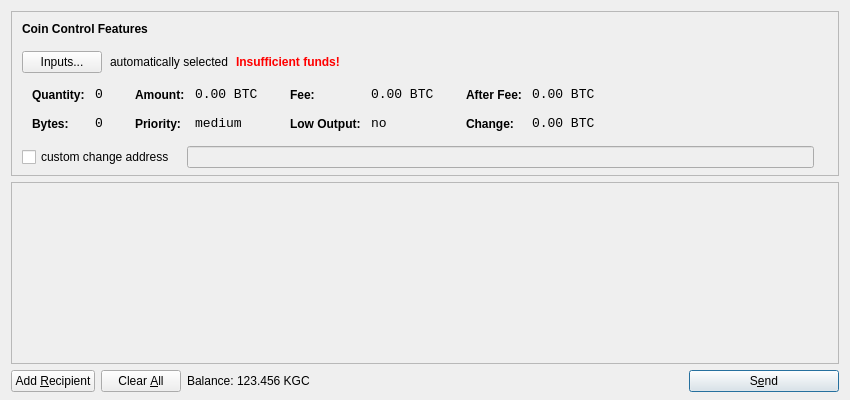
<?xml version="1.0" encoding="UTF-8"?>
<ui version="4.0">
 <class>SendCoinsDialog</class>
 <widget class="QDialog" name="SendCoinsDialog">
  <property name="geometry">
   <rect>
    <x>0</x>
    <y>0</y>
    <width>850</width>
    <height>400</height>
   </rect>
  </property>
  <property name="windowTitle">
   <string>Send Coins</string>
  </property>
  <layout class="QVBoxLayout" name="verticalLayout" stretch="0,1,0">
   <property name="bottomMargin">
    <number>8</number>
   </property>
   <item>
    <widget class="QFrame" name="frameCoinControl">
     <property name="sizePolicy">
      <sizepolicy hsizetype="Expanding" vsizetype="Expanding">
       <horstretch>0</horstretch>
       <verstretch>0</verstretch>
      </sizepolicy>
     </property>
     <property name="maximumSize">
      <size>
       <width>16777215</width>
       <height>16777215</height>
      </size>
     </property>
     <property name="frameShape">
      <enum>QFrame::StyledPanel</enum>
     </property>
     <property name="frameShadow">
      <enum>QFrame::Sunken</enum>
     </property>
     <layout class="QVBoxLayout" name="verticalLayoutCoinControl2">
      <property name="spacing">
       <number>-1</number>
      </property>
      <property name="leftMargin">
       <number>0</number>
      </property>
      <property name="topMargin">
       <number>0</number>
      </property>
      <property name="rightMargin">
       <number>0</number>
      </property>
      <property name="bottomMargin">
       <number>6</number>
      </property>
      <item>
       <layout class="QVBoxLayout" name="verticalLayoutCoinControl" stretch="0,0,0,0,1">
        <property name="spacing">
         <number>0</number>
        </property>
        <property name="leftMargin">
         <number>10</number>
        </property>
        <property name="topMargin">
         <number>10</number>
        </property>
        <item>
         <layout class="QHBoxLayout" name="horizontalLayoutCoinControl1">
          <property name="bottomMargin">
           <number>15</number>
          </property>
          <item>
           <widget class="QLabel" name="labelCoinControlFeatures">
            <property name="sizePolicy">
             <sizepolicy hsizetype="Preferred" vsizetype="Maximum">
              <horstretch>0</horstretch>
              <verstretch>0</verstretch>
             </sizepolicy>
            </property>
            <property name="font">
             <font>
              <weight>75</weight>
              <bold>true</bold>
             </font>
            </property>
            <property name="styleSheet">
             <string notr="true">font-weight:bold;</string>
            </property>
            <property name="text">
             <string>Coin Control Features</string>
            </property>
           </widget>
          </item>
         </layout>
        </item>
        <item>
         <layout class="QHBoxLayout" name="horizontalLayoutCoinControl2" stretch="0,0,0,0">
          <property name="spacing">
           <number>8</number>
          </property>
          <property name="bottomMargin">
           <number>10</number>
          </property>
          <item>
           <widget class="QPushButton" name="pushButtonCoinControl">
            <property name="styleSheet">
             <string notr="true"/>
            </property>
            <property name="text">
             <string>Inputs...</string>
            </property>
           </widget>
          </item>
          <item>
           <widget class="QLabel" name="labelCoinControlAutomaticallySelected">
            <property name="text">
             <string>automatically selected</string>
            </property>
            <property name="margin">
             <number>5</number>
            </property>
           </widget>
          </item>
          <item>
           <widget class="QLabel" name="labelCoinControlInsuffFunds">
            <property name="font">
             <font>
              <weight>75</weight>
              <bold>true</bold>
             </font>
            </property>
            <property name="styleSheet">
             <string notr="true">color:red;font-weight:bold;</string>
            </property>
            <property name="text">
             <string>Insufficient funds!</string>
            </property>
            <property name="margin">
             <number>5</number>
            </property>
           </widget>
          </item>
          <item>
           <spacer name="horizontalSpacerCoinControl">
            <property name="orientation">
             <enum>Qt::Horizontal</enum>
            </property>
            <property name="sizeHint" stdset="0">
             <size>
              <width>40</width>
              <height>1</height>
             </size>
            </property>
           </spacer>
          </item>
         </layout>
        </item>
        <item>
         <widget class="QWidget" name="widgetCoinControl" native="true">
          <property name="sizePolicy">
           <sizepolicy hsizetype="Preferred" vsizetype="Preferred">
            <horstretch>0</horstretch>
            <verstretch>0</verstretch>
           </sizepolicy>
          </property>
          <property name="minimumSize">
           <size>
            <width>0</width>
            <height>0</height>
           </size>
          </property>
          <property name="styleSheet">
           <string notr="true"/>
          </property>
          <layout class="QHBoxLayout" name="horizontalLayoutCoinControl5">
           <property name="margin">
            <number>0</number>
           </property>
           <item>
            <layout class="QHBoxLayout" name="horizontalLayoutCoinControl3" stretch="0,0,0,1">
             <property name="spacing">
              <number>20</number>
             </property>
             <property name="topMargin">
              <number>0</number>
             </property>
             <property name="bottomMargin">
              <number>10</number>
             </property>
             <item>
              <layout class="QFormLayout" name="formLayoutCoinControl1">
               <property name="horizontalSpacing">
                <number>10</number>
               </property>
               <property name="verticalSpacing">
                <number>14</number>
               </property>
               <property name="leftMargin">
                <number>10</number>
               </property>
               <property name="topMargin">
                <number>4</number>
               </property>
               <property name="rightMargin">
                <number>6</number>
               </property>
               <item row="0" column="0">
                <widget class="QLabel" name="labelCoinControlQuantityText">
                 <property name="styleSheet">
                  <string notr="true">font-weight:bold;</string>
                 </property>
                 <property name="text">
                  <string>Quantity:</string>
                 </property>
                 <property name="margin">
                  <number>0</number>
                 </property>
                </widget>
               </item>
               <item row="0" column="1">
                <widget class="QLabel" name="labelCoinControlQuantity">
                 <property name="font">
                  <font>
                   <family>Monospace</family>
                   <pointsize>10</pointsize>
                  </font>
                 </property>
                 <property name="cursor">
                  <cursorShape>IBeamCursor</cursorShape>
                 </property>
                 <property name="contextMenuPolicy">
                  <enum>Qt::ActionsContextMenu</enum>
                 </property>
                 <property name="text">
                  <string notr="true">0</string>
                 </property>
                 <property name="margin">
                  <number>0</number>
                 </property>
                 <property name="textInteractionFlags">
                  <set>Qt::LinksAccessibleByMouse|Qt::TextSelectableByKeyboard|Qt::TextSelectableByMouse</set>
                 </property>
                </widget>
               </item>
               <item row="1" column="0">
                <widget class="QLabel" name="labelCoinControlBytesText">
                 <property name="styleSheet">
                  <string notr="true">font-weight:bold;</string>
                 </property>
                 <property name="text">
                  <string>Bytes:</string>
                 </property>
                </widget>
               </item>
               <item row="1" column="1">
                <widget class="QLabel" name="labelCoinControlBytes">
                 <property name="font">
                  <font>
                   <family>Monospace</family>
                   <pointsize>10</pointsize>
                  </font>
                 </property>
                 <property name="cursor">
                  <cursorShape>IBeamCursor</cursorShape>
                 </property>
                 <property name="contextMenuPolicy">
                  <enum>Qt::ActionsContextMenu</enum>
                 </property>
                 <property name="text">
                  <string notr="true">0</string>
                 </property>
                 <property name="textInteractionFlags">
                  <set>Qt::LinksAccessibleByMouse|Qt::TextSelectableByKeyboard|Qt::TextSelectableByMouse</set>
                 </property>
                </widget>
               </item>
              </layout>
             </item>
             <item>
              <layout class="QFormLayout" name="formLayoutCoinControl2">
               <property name="horizontalSpacing">
                <number>10</number>
               </property>
               <property name="verticalSpacing">
                <number>14</number>
               </property>
               <property name="leftMargin">
                <number>6</number>
               </property>
               <property name="topMargin">
                <number>4</number>
               </property>
               <property name="rightMargin">
                <number>6</number>
               </property>
               <item row="0" column="0">
                <widget class="QLabel" name="labelCoinControlAmountText">
                 <property name="styleSheet">
                  <string notr="true">font-weight:bold;</string>
                 </property>
                 <property name="text">
                  <string>Amount:</string>
                 </property>
                 <property name="margin">
                  <number>0</number>
                 </property>
                </widget>
               </item>
               <item row="0" column="1">
                <widget class="QLabel" name="labelCoinControlAmount">
                 <property name="font">
                  <font>
                   <family>Monospace</family>
                   <pointsize>10</pointsize>
                  </font>
                 </property>
                 <property name="cursor">
                  <cursorShape>IBeamCursor</cursorShape>
                 </property>
                 <property name="contextMenuPolicy">
                  <enum>Qt::ActionsContextMenu</enum>
                 </property>
                 <property name="text">
                  <string notr="true">0.00 BTC</string>
                 </property>
                 <property name="textInteractionFlags">
                  <set>Qt::LinksAccessibleByMouse|Qt::TextSelectableByKeyboard|Qt::TextSelectableByMouse</set>
                 </property>
                </widget>
               </item>
               <item row="1" column="0">
                <widget class="QLabel" name="labelCoinControlPriorityText">
                 <property name="styleSheet">
                  <string notr="true">font-weight:bold;</string>
                 </property>
                 <property name="text">
                  <string>Priority:</string>
                 </property>
                </widget>
               </item>
               <item row="1" column="1">
                <widget class="QLabel" name="labelCoinControlPriority">
                 <property name="font">
                  <font>
                   <family>Monospace</family>
                   <pointsize>10</pointsize>
                  </font>
                 </property>
                 <property name="cursor">
                  <cursorShape>IBeamCursor</cursorShape>
                 </property>
                 <property name="contextMenuPolicy">
                  <enum>Qt::ActionsContextMenu</enum>
                 </property>
                 <property name="text">
                  <string>medium</string>
                 </property>
                 <property name="textInteractionFlags">
                  <set>Qt::LinksAccessibleByMouse|Qt::TextSelectableByKeyboard|Qt::TextSelectableByMouse</set>
                 </property>
                </widget>
               </item>
              </layout>
             </item>
             <item>
              <layout class="QFormLayout" name="formLayoutCoinControl3">
               <property name="horizontalSpacing">
                <number>10</number>
               </property>
               <property name="verticalSpacing">
                <number>14</number>
               </property>
               <property name="leftMargin">
                <number>6</number>
               </property>
               <property name="topMargin">
                <number>4</number>
               </property>
               <property name="rightMargin">
                <number>6</number>
               </property>
               <item row="0" column="0">
                <widget class="QLabel" name="labelCoinControlFeeText">
                 <property name="styleSheet">
                  <string notr="true">font-weight:bold;</string>
                 </property>
                 <property name="text">
                  <string>Fee:</string>
                 </property>
                 <property name="margin">
                  <number>0</number>
                 </property>
                </widget>
               </item>
               <item row="0" column="1">
                <widget class="QLabel" name="labelCoinControlFee">
                 <property name="font">
                  <font>
                   <family>Monospace</family>
                   <pointsize>10</pointsize>
                  </font>
                 </property>
                 <property name="cursor">
                  <cursorShape>IBeamCursor</cursorShape>
                 </property>
                 <property name="contextMenuPolicy">
                  <enum>Qt::ActionsContextMenu</enum>
                 </property>
                 <property name="text">
                  <string notr="true">0.00 BTC</string>
                 </property>
                 <property name="textInteractionFlags">
                  <set>Qt::LinksAccessibleByMouse|Qt::TextSelectableByKeyboard|Qt::TextSelectableByMouse</set>
                 </property>
                </widget>
               </item>
               <item row="1" column="0">
                <widget class="QLabel" name="labelCoinControlLowOutputText">
                 <property name="styleSheet">
                  <string notr="true">font-weight:bold;</string>
                 </property>
                 <property name="text">
                  <string>Low Output:</string>
                 </property>
                </widget>
               </item>
               <item row="1" column="1">
                <widget class="QLabel" name="labelCoinControlLowOutput">
                 <property name="font">
                  <font>
                   <family>Monospace</family>
                   <pointsize>10</pointsize>
                  </font>
                 </property>
                 <property name="cursor">
                  <cursorShape>IBeamCursor</cursorShape>
                 </property>
                 <property name="contextMenuPolicy">
                  <enum>Qt::ActionsContextMenu</enum>
                 </property>
                 <property name="text">
                  <string>no</string>
                 </property>
                 <property name="textInteractionFlags">
                  <set>Qt::LinksAccessibleByMouse|Qt::TextSelectableByKeyboard|Qt::TextSelectableByMouse</set>
                 </property>
                </widget>
               </item>
              </layout>
             </item>
             <item>
              <layout class="QFormLayout" name="formLayoutCoinControl4">
               <property name="horizontalSpacing">
                <number>10</number>
               </property>
               <property name="verticalSpacing">
                <number>14</number>
               </property>
               <property name="leftMargin">
                <number>6</number>
               </property>
               <property name="topMargin">
                <number>4</number>
               </property>
               <property name="rightMargin">
                <number>6</number>
               </property>
               <item row="0" column="0">
                <widget class="QLabel" name="labelCoinControlAfterFeeText">
                 <property name="styleSheet">
                  <string notr="true">font-weight:bold;</string>
                 </property>
                 <property name="text">
                  <string>After Fee:</string>
                 </property>
                 <property name="margin">
                  <number>0</number>
                 </property>
                </widget>
               </item>
               <item row="0" column="1">
                <widget class="QLabel" name="labelCoinControlAfterFee">
                 <property name="font">
                  <font>
                   <family>Monospace</family>
                   <pointsize>10</pointsize>
                  </font>
                 </property>
                 <property name="cursor">
                  <cursorShape>IBeamCursor</cursorShape>
                 </property>
                 <property name="contextMenuPolicy">
                  <enum>Qt::ActionsContextMenu</enum>
                 </property>
                 <property name="text">
                  <string notr="true">0.00 BTC</string>
                 </property>
                 <property name="textInteractionFlags">
                  <set>Qt::LinksAccessibleByMouse|Qt::TextSelectableByKeyboard|Qt::TextSelectableByMouse</set>
                 </property>
                </widget>
               </item>
               <item row="1" column="0">
                <widget class="QLabel" name="labelCoinControlChangeText">
                 <property name="styleSheet">
                  <string notr="true">font-weight:bold;</string>
                 </property>
                 <property name="text">
                  <string>Change:</string>
                 </property>
                </widget>
               </item>
               <item row="1" column="1">
                <widget class="QLabel" name="labelCoinControlChange">
                 <property name="font">
                  <font>
                   <family>Monospace</family>
                   <pointsize>10</pointsize>
                  </font>
                 </property>
                 <property name="cursor">
                  <cursorShape>IBeamCursor</cursorShape>
                 </property>
                 <property name="contextMenuPolicy">
                  <enum>Qt::ActionsContextMenu</enum>
                 </property>
                 <property name="text">
                  <string notr="true">0.00 BTC</string>
                 </property>
                 <property name="textInteractionFlags">
                  <set>Qt::LinksAccessibleByMouse|Qt::TextSelectableByKeyboard|Qt::TextSelectableByMouse</set>
                 </property>
                </widget>
               </item>
              </layout>
             </item>
            </layout>
           </item>
          </layout>
         </widget>
        </item>
        <item>
         <layout class="QHBoxLayout" name="horizontalLayoutCoinControl4" stretch="0,0,0">
          <property name="spacing">
           <number>12</number>
          </property>
          <property name="sizeConstraint">
           <enum>QLayout::SetDefaultConstraint</enum>
          </property>
          <property name="topMargin">
           <number>5</number>
          </property>
          <property name="rightMargin">
           <number>5</number>
          </property>
          <item>
           <widget class="QCheckBox" name="checkBoxCoinControlChange">
            <property name="text">
             <string>custom change address</string>
            </property>
           </widget>
          </item>
          <item>
           <widget class="QLineEdit" name="lineEditCoinControlChange">
            <property name="enabled">
             <bool>false</bool>
            </property>
            <property name="sizePolicy">
             <sizepolicy hsizetype="Expanding" vsizetype="Fixed">
              <horstretch>0</horstretch>
              <verstretch>0</verstretch>
             </sizepolicy>
            </property>
           </widget>
          </item>
          <item>
           <widget class="QLabel" name="labelCoinControlChangeLabel">
            <property name="sizePolicy">
             <sizepolicy hsizetype="Preferred" vsizetype="Expanding">
              <horstretch>0</horstretch>
              <verstretch>0</verstretch>
             </sizepolicy>
            </property>
            <property name="minimumSize">
             <size>
              <width>0</width>
              <height>0</height>
             </size>
            </property>
            <property name="text">
             <string/>
            </property>
            <property name="margin">
             <number>3</number>
            </property>
           </widget>
          </item>
         </layout>
        </item>
        <item>
         <spacer name="verticalSpacerCoinControl">
          <property name="orientation">
           <enum>Qt::Vertical</enum>
          </property>
          <property name="sizeHint" stdset="0">
           <size>
            <width>800</width>
            <height>1</height>
           </size>
          </property>
         </spacer>
        </item>
       </layout>
      </item>
     </layout>
    </widget>
   </item>
   <item>
    <widget class="QScrollArea" name="scrollArea">
     <property name="widgetResizable">
      <bool>true</bool>
     </property>
     <widget class="QWidget" name="scrollAreaWidgetContents">
      <property name="geometry">
       <rect>
        <x>0</x>
        <y>0</y>
        <width>830</width>
        <height>165</height>
       </rect>
      </property>
      <layout class="QVBoxLayout" name="verticalLayout_2">
       <property name="margin">
        <number>0</number>
       </property>
       <item>
        <layout class="QVBoxLayout" name="entries">
         <property name="spacing">
          <number>6</number>
         </property>
        </layout>
       </item>
       <item>
        <spacer name="verticalSpacer">
         <property name="orientation">
          <enum>Qt::Vertical</enum>
         </property>
         <property name="sizeHint" stdset="0">
          <size>
           <width>20</width>
           <height>40</height>
          </size>
         </property>
        </spacer>
       </item>
      </layout>
     </widget>
    </widget>
   </item>
   <item>
    <layout class="QHBoxLayout" name="horizontalLayout">
     <item>
      <widget class="QPushButton" name="addButton">
       <property name="toolTip">
        <string>Send to multiple recipients at once</string>
       </property>
       <property name="text">
        <string>Add &amp;Recipient</string>
       </property>
       <property name="icon">
        <iconset resource="../bitcoin.qrc">
         <normaloff>:/icons/add</normaloff>:/icons/add</iconset>
       </property>
       <property name="autoDefault">
        <bool>false</bool>
       </property>
      </widget>
     </item>
     <item>
      <widget class="QPushButton" name="clearButton">
       <property name="sizePolicy">
        <sizepolicy hsizetype="Minimum" vsizetype="Fixed">
         <horstretch>0</horstretch>
         <verstretch>0</verstretch>
        </sizepolicy>
       </property>
       <property name="toolTip">
        <string>Remove all transaction fields</string>
       </property>
       <property name="text">
        <string>Clear &amp;All</string>
       </property>
       <property name="icon">
        <iconset resource="../bitcoin.qrc">
         <normaloff>:/icons/remove</normaloff>:/icons/remove</iconset>
       </property>
       <property name="autoRepeatDelay">
        <number>300</number>
       </property>
       <property name="autoDefault">
        <bool>false</bool>
       </property>
      </widget>
     </item>
     <item>
      <layout class="QHBoxLayout" name="horizontalLayout_2">
       <property name="spacing">
        <number>3</number>
       </property>
       <item>
        <widget class="QLabel" name="label">
         <property name="text">
          <string>Balance:</string>
         </property>
        </widget>
       </item>
       <item>
        <widget class="QLabel" name="labelBalance">
         <property name="cursor">
          <cursorShape>IBeamCursor</cursorShape>
         </property>
         <property name="text">
          <string>123.456 KGC</string>
         </property>
         <property name="textInteractionFlags">
          <set>Qt::LinksAccessibleByMouse|Qt::TextSelectableByKeyboard|Qt::TextSelectableByMouse</set>
         </property>
        </widget>
       </item>
      </layout>
     </item>
     <item>
      <spacer name="horizontalSpacer">
       <property name="orientation">
        <enum>Qt::Horizontal</enum>
       </property>
       <property name="sizeHint" stdset="0">
        <size>
         <width>40</width>
         <height>20</height>
        </size>
       </property>
      </spacer>
     </item>
     <item>
      <widget class="QPushButton" name="sendButton">
       <property name="minimumSize">
        <size>
         <width>150</width>
         <height>0</height>
        </size>
       </property>
       <property name="toolTip">
        <string>Confirm the send action</string>
       </property>
       <property name="text">
        <string>S&amp;end</string>
       </property>
       <property name="icon">
        <iconset resource="../bitcoin.qrc">
         <normaloff>:/icons/send</normaloff>:/icons/send</iconset>
       </property>
       <property name="default">
        <bool>true</bool>
       </property>
      </widget>
     </item>
    </layout>
   </item>
  </layout>
 </widget>
 <resources>
  <include location="../bitcoin.qrc"/>
 </resources>
 <connections/>
</ui>
